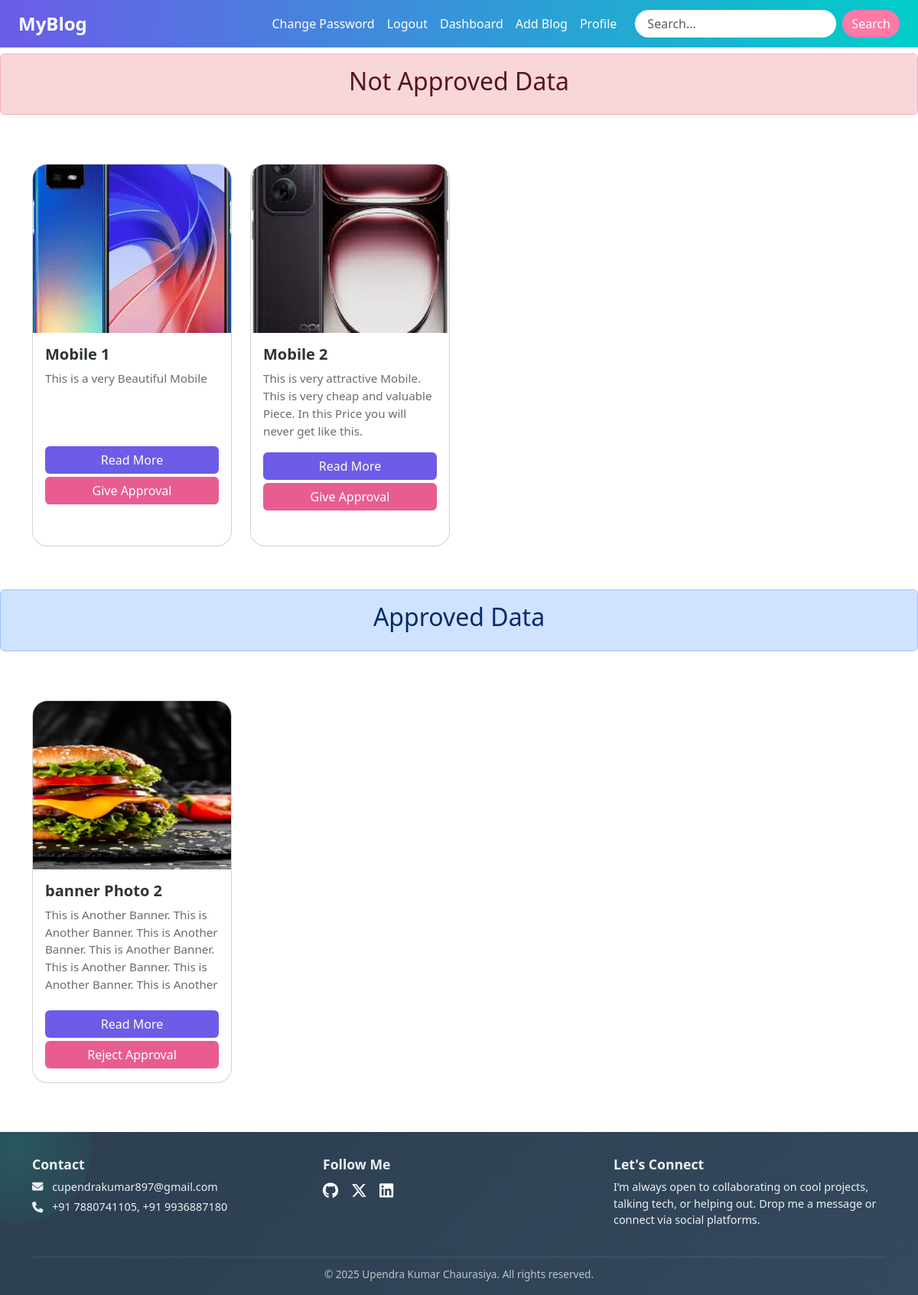
The page /dashboard/ (signed in) on the database its author committed.
### app/models.py (models this page shows)
class UserBlog(models.Model):
    blog_title = models.CharField(max_length=100)
    blog_description = models.TextField()
    blog_photo = models.ImageField(upload_to="images/")
    blog_user = models.ForeignKey(User,on_delete=models.CASCADE)

class PublicBlog(models.Model):
    title = models.CharField(max_length=100)
    description = models.TextField()
    photo = models.ImageField(upload_to="public/")
    user = models.CharField(max_length=100)

### app/views.py (the view)
# urls.py: path("dashboard/",views.DashboardPage,name="dashboard"),
@login_required(login_url="/login/")
def DashboardPage(request):
    if request.user.is_superuser:
        md = UserBlog.objects.all()
        md2= PublicBlog.objects.all()
    else:
        md = UserBlog.objects.filter(blog_user=request.user)
        md2 = PublicBlog.objects.filter(user=request.user)
    return render(request,"app/dashboard.html",{"data1":md,"data2":md2})

### app/templates/app/dashboard.html (shortened to what this page needs)
{% extends "app/base.html" %}
{% block content %}
<div class="alert alert-danger text-center mt-2"><h2>Not Approved Data</h2></div>
<div class="container py-5">
    <div class="row g-4">
       {% if data1%}
       {% for d in data1 %}
            <div class="col-md-6 col-lg-3">
                <div class="card custom-card">
                    <img src="{{d.blog_photo.url}}" class="card-img-top custom-card-img" alt="Nature">
                    <div class="custom-card-body">
                        <div>
                        <h5 class="custom-card-title">{{d.blog_title}}</h5>
                        <p class="custom-card-text">{{d.blog_description}}</p>
                        </div>
                        <a href="{% url "userblogitem" d.id %}" class="btn custom-card-btn-1 mt-auto w-100">Read More</a>
                        {% if request.user.is_superuser %}
                            <a href="{% url "approval" d.id %}" class="btn custom-card-btn-2 mt-1 w-100">Give Approval</a>
                        {% endif %}
                    </div>
                </div>
            </div>
      {% endfor %}
      {% else %}
            <h3>No Data Found</h3>
      {% endif %}
    </div>
</div>
<div class="alert alert-primary text-center mt-2"><h2>Approved Data</h2></div>
<div class="container py-5">
    <div class="row g-4">
       {% if data2 %}
       {% for d in data2 %}
            <div class="col-md-6 col-lg-3">
                <div class="card custom-card">
                    <img src="{{d.photo.url}}" class="card-img-top custom-card-img" alt="Nature">
                    <div class="custom-card-body">
                        <div>
                        <h5 class="custom-card-title">{{d.title}}</h5>
                        <p class="custom-card-text">{{d.description}}</p>
                        </div>
                        <a href="{% url "itemdetails" d.id %}" class="btn custom-card-btn-1 mt-auto w-100">Read More</a>
                        {% if request.user.is_superuser %}
                            <a href="#" class="btn custom-card-btn-2 mt-1 w-100">Reject Approval</a>
                        {% endif %}
                    </div>
                </div>
            </div>
      {% endfor %}
      {% else %}
            <h2>Not Approved Data Found</h2>
      {% endif %}
    </div>
</div>
{% endblock content %}

### app/templates/app/base.html (shortened to what this page needs)
{% load static %}
<!DOCTYPE html>
<html lang="en">
    <head>
        <link href="https://cdn.jsdelivr.net/npm/bootstrap@5.3.2/dist/css/bootstrap.min.css" rel="stylesheet">
        <link rel="stylesheet" href="https://cdnjs.cloudflare.com/ajax/libs/font-awesome/6.7.2/css/all.min.css">
        <link rel="stylesheet" href="{% static "app/css/style.css" %}">
    </head>
    <body>
        <nav class="navbar navbar-expand-lg navbar-dark px-4">
            <a class="navbar-brand" href="{% url "home" %}">MyBlog</a>
            <div class="collapse navbar-collapse" id="blogNavbar">
            <ul class="navbar-nav ms-auto mb-2 mb-lg-0">
                {% if request.user.is_authenticated %}
                <li class="nav-item"><a class="nav-link" href="{% url "password" %}">Change Password</a></li>
                <li class="nav-item"><a class="nav-link" href="{% url "logout" %}">Logout</a></li>
                <li class="nav-item"><a class="nav-link" href="{% url "dashboard" %}">Dashboard</a></li>
                <li class="nav-item"><a class="nav-link" href="{% url "add_blog" %}">Add Blog</a></li>
                <li class="nav-item"><a class="nav-link" href="{% url "profile" %}">Profile</a></li>
                {% endif %}
            </ul>
            <form class="d-flex ms-lg-3 mt-3 mt-lg-0" role="search">
                <input class="form-control search-input me-2" type="search" placeholder="Search..." aria-label="Search">
                <button class="btn search-btn" type="submit">Search</button>
            </form>
            </div>
        </nav>
        {% block content %}{% endblock content %}
        <footer class="footer-section mt-3">
            <div class="floating-glow"></div>
            <div class="container footer-content">
            <div class="row">
                <div class="col-md-4 mb-3">
                <h5>Contact</h5>
                <p><i class="fas fa-envelope me-2"></i> cupendrakumar897@gmail.com</p>
                <p><i class="fas fa-phone me-2"></i> +91 7880741105, +91 9936887180</p>
                </div>
                <div class="col-md-4 mb-3">
                <h5>Follow Me</h5>
                <div class="footer-icons">
                    <a href="https://github.com/upendrachaurasiya" target="_blank" aria-label="GitHub"><i class="fab fa-github"></i></a>
                    <a href="https://x.com/UPENDRA_BCA" aria-label="X" target="_blank"><i class="fab fa-x-twitter"></i></a>
                    <a href="https://www.linkedin.com/in/upendra-kumar-chaurasiya-b7a733281/" aria-label="LinkedIn" target="_blank"><i class="fab fa-linkedin"></i></a>
                </div>
                </div>
                <div class="col-md-4 mb-3">
                <h5>Let's Connect</h5>
                <p>I’m always open to collaborating on cool projects, talking tech, or helping out. Drop me a message or connect via social platforms.</p>
                </div>
            </div>
            <div class="footer-bottom">
                &copy; 2025 Upendra Kumar Chaurasiya. All rights reserved.
            </div>
            </div>
        </footer>
    </body>
</html>

### app/static/app/css/style.css (style rules this page uses)
.navbar-brand { font-weight: bold; font-size: 1.5rem; color: #ffffff !important; animation: glow 2s ease-in-out infinite alternate; }
.nav-link { color: #ffffff !important; position: relative; overflow: hidden; transition: color 0.3s ease; }
.nav-link::after { content: ''; position: absolute; bottom: 0; left: -100%; width: 100%; height: 2px; background-color: #fdcb6e; transition: left 0.3s ease; }
.search-input { border-radius: 30px; padding: 0.375rem 1rem; border: none; }
.search-btn { border-radius: 30px; background-color: #fd79a8; border: none; color: white; transition: background-color 0.3s ease; }
.navbar { background: linear-gradient(90deg, #6c5ce7, #00cec9); }
.footer-section { background: linear-gradient(135deg, #2c3e50, #34495e); color: #ecf0f1; padding: 2rem 0 1rem; position: relative; overflow: hidden; font-size: 0.9rem; }
.footer-section h5 { font-size: 1.1rem; font-weight: 600; margin-bottom: 0.5rem; }
.footer-section p { margin: 0.3rem 0; }
.footer-section a { color: #bdc3c7; text-decoration: none; transition: all 0.3s ease; font-size: 1rem; }
.footer-icons a { font-size: 1.3rem; margin-right: 0.8rem; color: #ffffff; transition: transform 0.3s ease, color 0.3s ease; }
.footer-bottom { text-align: center; font-size: 0.85rem; padding-top: 0.8rem; color: #bdc3c7; border-top: 1px solid rgba(255, 255, 255, 0.1); margin-top: 1rem; }
.floating-glow { position: absolute; width: 200px; height: 200px; background: radial-gradient(circle, #1abc9c33, transparent); border-radius: 50%; top: -80px; left: -80px; animation: floatGlow 10s ease-in-out infinite; z-index: 0; }
.footer-content { position: relative; z-index: 1; }
.custom-card { width: 100%; height: 500px; border-radius: 20px; overflow: hidden; perspective: 1000px; transform-style: preserve-3d; transition: transform 0.5s ease, box-shadow 0.5s ease; }
.custom-card-img { height: 220px; object-fit: cover; transition: transform 0.4s ease; }
.custom-card-title { font-size: 1.25rem; font-weight: 600; color: #2d3436; }
.custom-card-text { font-size: 0.95rem; color: #636e72; max-height: 120px; overflow-y: auto; margin-bottom: 1rem; }
.custom-card-btn-1 { background-color: #6c5ce7; color: #fff; border: none; transition: background-color 0.3s ease; }
.custom-card-btn-2 { background-color: #e95c92; color: #fff; border: none; transition: background-color 0.3s ease; }
.custom-card-body { padding: 1rem; height: calc(460px - 220px); display: flex; flex-direction: column; justify-content: space-between; }

### rows shown on the page
UserBlog: blog_photo (picture), blog_title "Mobile 1", blog_description "This is a very Beautiful Mobile"
UserBlog: blog_photo (picture), blog_title "Mobile 2", blog_description "This is very attractive Mobile. This is very cheap and valuable Piece. In this Price you will never get like this."
PublicBlog: photo (picture), title "banner Photo 2", description "This is Another Banner. This is Another Banner. This is Another Banner. This is Another Banner. This is Another Banner. This is Another Banner. This is Another…"
